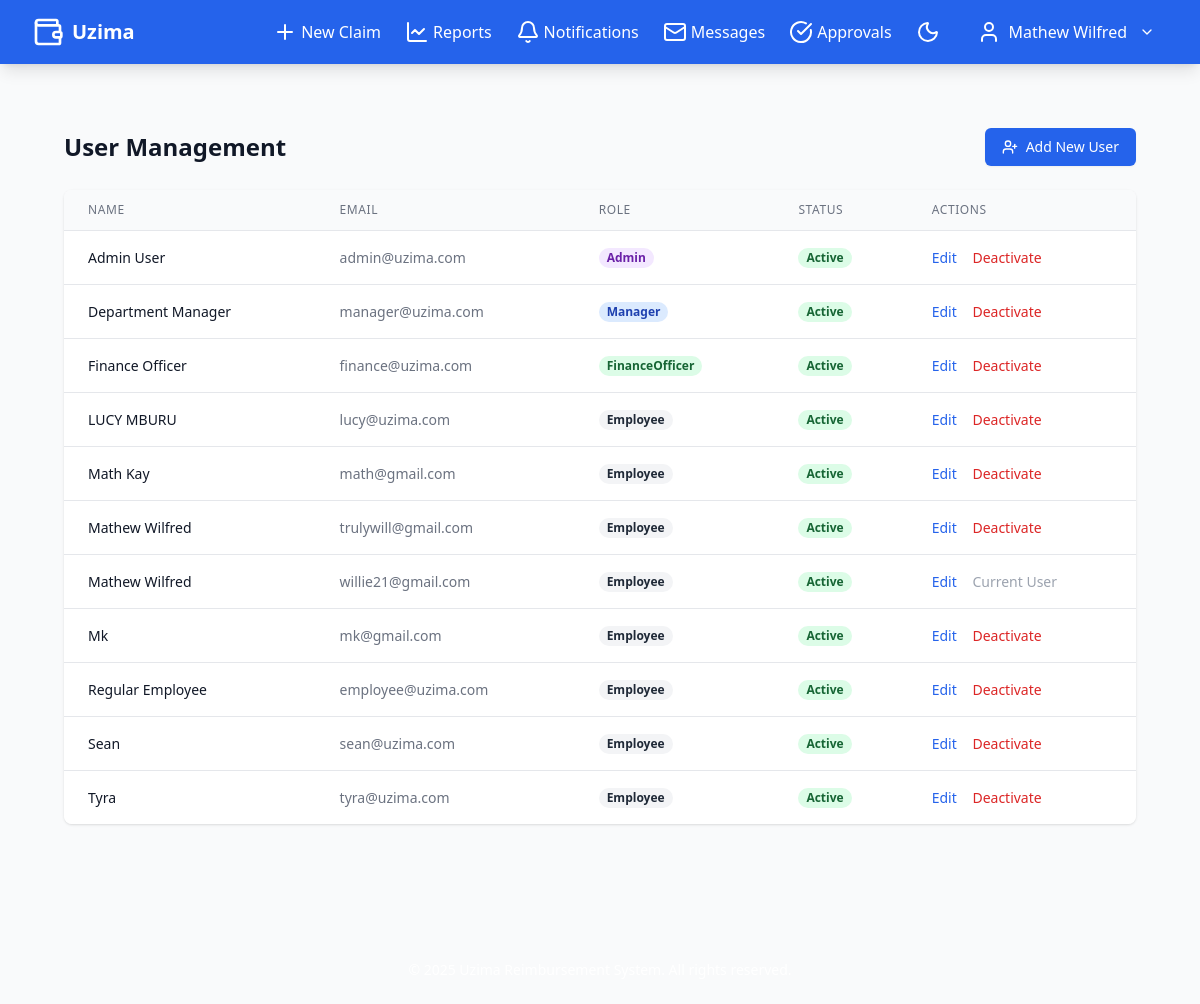
/admin/users.php (signed in), run on the app's committed database.
### tables this page shows
CREATE TABLE users (
                userID INTEGER PRIMARY KEY AUTOINCREMENT,
                employeeID TEXT UNIQUE,
                fullName TEXT NOT NULL,
                email TEXT NOT NULL UNIQUE,
                password TEXT NOT NULL,
                department_id INTEGER,
                position TEXT,
                role TEXT NOT NULL DEFAULT 'Employee',
                hire_date TEXT,
                contact_number TEXT,
                profile_image TEXT DEFAULT 'assets/images/default_profile.png',
                total_reimbursement NUMERIC DEFAULT 0.00,
                budget_limit NUMERIC DEFAULT NULL,
                is_active INTEGER DEFAULT 1,
                last_login TEXT,
                created_at TIMESTAMP DEFAULT CURRENT_TIMESTAMP,
                updated_at TIMESTAMP DEFAULT CURRENT_TIMESTAMP
            );

### admin/users.php (the view, shortened to what this page needs)
<?php
include '../config.php';
try {
    $stmt = $pdo->query("SELECT * FROM users ORDER BY fullName");
    $users = $stmt->fetchAll();
} catch (PDOException $e) {
    error_log("Error fetching users: " . $e->getMessage());
    $error = "Could not retrieve users. Please try again later.";
    $users = [];
}
include '../includes/header.php';
?>
<div class="max-w-7xl mx-auto px-4 sm:px-6 lg:px-8 py-8">
    <div class="mb-6 flex justify-between items-center">
        <h1 class="text-2xl font-bold text-gray-900 dark:text-white">User Management</h1>
        <button id="newUserBtn" class="inline-flex items-center px-4 py-2 border border-transparent text-sm font-medium rounded-md shadow-sm text-white bg-blue-600 hover:bg-blue-700 focus:outline-none focus:ring-2 focus:ring-offset-2 focus:ring-blue-500">
            <i data-lucide="user-plus" class="h-4 w-4 mr-2"></i>
            Add New User
        </button>
    </div>
    <div class="bg-white dark:bg-gray-800 shadow overflow-hidden rounded-lg">
        <div class="overflow-x-auto">
            <table class="min-w-full divide-y divide-gray-200 dark:divide-gray-700">
                <thead class="bg-gray-50 dark:bg-gray-700">
                    <tr>
                        <th scope="col" class="px-6 py-3 text-left text-xs font-medium text-gray-500 dark:text-gray-300 uppercase tracking-wider">Name</th>
                        <th scope="col" class="px-6 py-3 text-left text-xs font-medium text-gray-500 dark:text-gray-300 uppercase tracking-wider">Email</th>
                        <th scope="col" class="px-6 py-3 text-left text-xs font-medium text-gray-500 dark:text-gray-300 uppercase tracking-wider">Role</th>
                        <th scope="col" class="px-6 py-3 text-left text-xs font-medium text-gray-500 dark:text-gray-300 uppercase tracking-wider">Status</th>
                        <th scope="col" class="px-6 py-3 text-left text-xs font-medium text-gray-500 dark:text-gray-300 uppercase tracking-wider">Actions</th>
                    </tr>
                </thead>
                <tbody class="bg-white dark:bg-gray-800 divide-y divide-gray-200 dark:divide-gray-700">
                    <?php if (empty($users)): ?>
                        <tr>
                            <td colspan="5" class="px-6 py-4 text-center text-gray-500 dark:text-gray-400">
                                No users found
                            </td>
                        </tr>
                    <?php else: ?>
                        <?php foreach ($users as $user): ?>
                            <tr class="hover:bg-gray-50 dark:hover:bg-gray-700">
                                <td class="px-6 py-4 whitespace-nowrap text-sm font-medium text-gray-900 dark:text-white">
                                    <?= htmlspecialchars($user['fullName']) ?>
                                </td>
                                <td class="px-6 py-4 whitespace-nowrap text-sm text-gray-500 dark:text-gray-300">
                                    <?= htmlspecialchars($user['email']) ?>
                                </td>
                                <td class="px-6 py-4 whitespace-nowrap text-sm text-gray-500 dark:text-gray-300">
                                    <span class="px-2 inline-flex text-xs leading-5 font-semibold rounded-full <?= getRoleBadgeClass($user['role']) ?>">
                                        <?= $user['role'] ?>
                                    </span>
                                </td>
                                <td class="px-6 py-4 whitespace-nowrap text-sm text-gray-500 dark:text-gray-300">
                                    <?php if ($user['is_active']): ?>
                                        <span class="px-2 inline-flex text-xs leading-5 font-semibold rounded-full bg-green-100 text-green-800 dark:bg-green-800 dark:text-green-100">
                                            Active
                                        </span>
                                    <?php else: ?>
                                        <span class="px-2 inline-flex text-xs leading-5 font-semibold rounded-full bg-red-100 text-red-800 dark:bg-red-800 dark:text-red-100">
                                            Inactive
                                        </span>
                                    <?php endif; ?>
                                </td>
                                <td class="px-6 py-4 whitespace-nowrap text-sm text-gray-500 dark:text-gray-300">
                                    <button
                                        class="editUserBtn text-blue-600 dark:text-blue-400 hover:underline mr-3"
                                        data-user-id="<?= $user['userID'] ?>"
                                        data-user-name="<?= htmlspecialchars($user['fullName']) ?>"
                                        data-user-email="<?= htmlspecialchars($user['email']) ?>"
                                        data-user-role="<?= $user['role'] ?>"
                                    >
                                        Edit
                                    </button>
                                    <?php if ($user['userID'] != $_SESSION['user_id']): ?>
                                        <?php if ($user['is_active']): ?>
                                            <form method="POST" class="inline">
                                                <button type="submit" class="text-red-600 dark:text-red-400 hover:underline">
                                                    Deactivate
                                                </button>
                                            </form>
                                        <?php endif; ?>
                                    <?php else: ?>
                                        <span class="text-gray-400 dark:text-gray-500">Current User</span>
                                    <?php endif; ?>
                                </td>
                            </tr>
                        <?php endforeach; ?>
                    <?php endif; ?>
                </tbody>
            </table>
        </div>
    </div>
</div>
<?php
function getRoleBadgeClass($role) {
    switch ($role) {
        case 'Admin':
            return 'bg-purple-100 text-purple-800 dark:bg-purple-800 dark:text-purple-100';
        case 'FinanceOfficer':
            return 'bg-green-100 text-green-800 dark:bg-green-800 dark:text-green-100';
        case 'Manager':
            return 'bg-blue-100 text-blue-800 dark:bg-blue-800 dark:text-blue-100';
        case 'Employee':
            return 'bg-gray-100 text-gray-800 dark:bg-gray-700 dark:text-gray-300';
    }
}
include '../includes/footer.php';
?>

### data on the page
users: fullName "Admin User", email "admin@uzima.com", role "Admin", is_active "Active"
users: fullName "Department Manager", email "manager@uzima.com", role "Manager", is_active "Active"
users: fullName "Finance Officer", email "finance@uzima.com", role "FinanceOfficer", is_active "Active"
users: fullName "LUCY MBURU", email "lucy@uzima.com", role "Employee", is_active "Active"
users: fullName "Math Kay", email "math@gmail.com", role "Employee", is_active "Active"
users: fullName "Mathew Wilfred", email "trulywill@gmail.com", role "Employee", is_active "Active"
users: fullName "Mathew Wilfred", email "willie21@gmail.com", role "Employee", is_active "Active", shows "Current User"
users: fullName "Mk", email "mk@gmail.com", role "Employee", is_active "Active"
users: fullName "Regular Employee", email "employee@uzima.com", role "Employee", is_active "Active"
users: fullName "Sean", email "sean@uzima.com", role "Employee", is_active "Active"
users: fullName "Tyra", email "tyra@uzima.com", role "Employee", is_active "Active"

### other printed values
$_SESSION['fullName'] "Mathew Wilfred"
